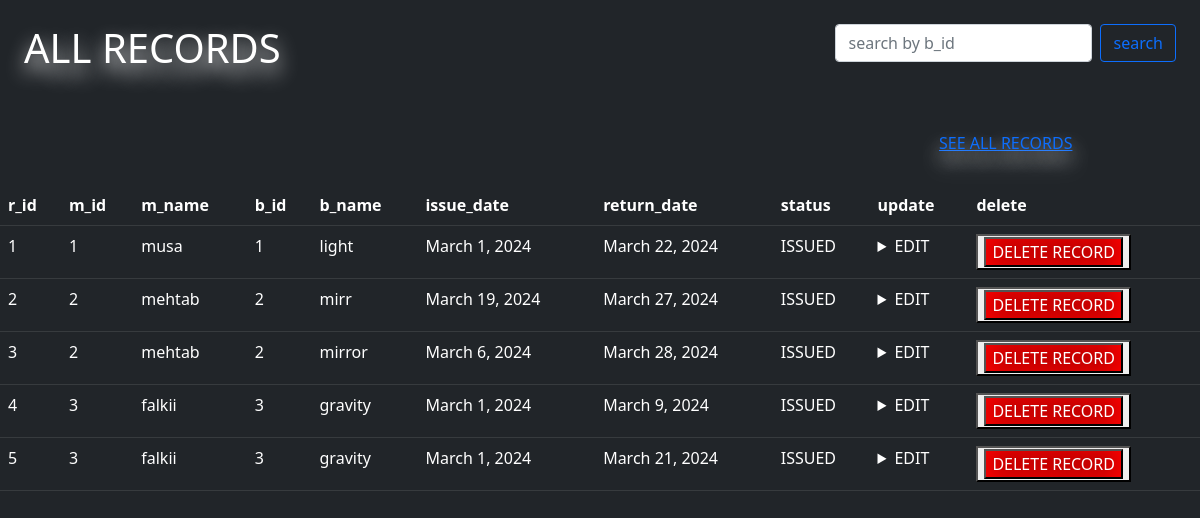
/seeallrecords/ (signed in), run on the app's committed database.
### myfirstapp/models.py (models this page shows)
class records(models.Model):
    r_id=models.IntegerField(primary_key=True)
    m_id=models.ForeignKey(members,on_delete=models.SET_NULL,null=True)
    m_name=models.CharField(max_length=100)
    b_id=models.ForeignKey(books,on_delete=models.SET_NULL,null=True)
    b_name=models.CharField(max_length=100)
    issue_date=models.DateField()
    return_date=models.DateField()
    status=models.CharField(max_length=100)

### myfirstapp/views.py (the view)
# urls.py: path('seeallrecords/',views.seeallrecords),
@login_required(login_url='/userlogin')
def seeallrecords(request):                 #-----------------to see all record
    data=list(models.records.objects.all().values())
    date1=models.records.objects.values('issue_date')  #------------- to select a single coulmn
    return render(request,'seeallrecords.html',{'records':data})

### myfirstapp/templates/seeallrecords.html (shortened to what this page needs)
<!DOCTYPE html>
<html lang="en">
<head>
    <link href="https://cdn.jsdelivr.net/npm/bootstrap@5.0.2/dist/css/bootstrap.min.css" rel="stylesheet">
    <link
    href="https://cdn.jsdelivr.net/npm/remixicon@4.2.0/fonts/remixicon.css"
    rel="stylesheet"
/>
</head>
<body class="bg-dark">
    <div id="nav" style="text-align: center;text-shadow: 0 10px 20px white;">
        <H1 style="color: white;"> ALL RECORDS</H1>
        <div>
            <form class="d-flex" action="/seesearchrecords" method="get">
                <input class="form-control me-2" type="search" name="nb_id" placeholder="search by b_id" aria-label="Search" required >
                <input class="btn btn-outline-primary" type="submit" value="search">
            </form>
            <br><br><br>
            <a href="/seeallrecords"> <h6>SEE ALL RECORDS</h6></a>
        </div>
      </div>
    <table  class="table table-dark table-hover">
        <tr>
            <th>r_id</th>
            <th>m_id</th>
            <th>m_name</th>
            <th>b_id</th>
            <th>b_name</th>
            <th>issue_date</th>
            <th>return_date</th>
            <th>status</th>
            <th>update</th>
            <th>delete</th>
        </tr>
        {% for i in records %}
     <tr>
     <td>{{i.r_id}}</td>
     <td>{{i.m_id_id}}</td>
     <td>{{i.m_name}}</td>
     <td>{{i.b_id_id}}</td>
     <td>{{i.b_name}}</td>
     <td>{{i.issue_date}}</td>
     <td>{{i.return_date}}</td>
     <td>{{i.status}}</td>
     <td>
        <details><summary>EDIT</summary>
            </details>
     </td>
     <td>
        <button>
                <form action="/deleterecord" method="GET">
                    <input style="background-color:red;text-shadow: 0 0 20px black,0 0 40px black,0 0 80px black;color: white;" type="submit" value="DELETE RECORD">
                </form>
        </button>
     </td>
     </tr>
     {%endfor%}
    </table>
</body>
</html>

### myfirstapp/templates/seeallrecords.html (style rules this page uses)
#nav { display: flex; justify-content: space-between; padding: 2%; }

### data on the page
records: r_id "1", m_id_id "1", m_name "musa", b_id_id "1", b_name "light", issue_date "March 1, 2024", return_date "March 22, 2024", status "ISSUED"
records: r_id "2", m_id_id "2", m_name "mehtab", b_id_id "2", b_name "mirr", issue_date "March 19, 2024", return_date "March 27, 2024", status "ISSUED"
records: r_id "3", m_id_id "2", m_name "mehtab", b_id_id "2", b_name "mirror", issue_date "March 6, 2024", return_date "March 28, 2024", status "ISSUED"
records: r_id "4", m_id_id "3", m_name "falkii", b_id_id "3", b_name "gravity", issue_date "March 1, 2024", return_date "March 9, 2024", status "ISSUED"
records: r_id "5", m_id_id "3", m_name "falkii", b_id_id "3", b_name "gravity", issue_date "March 1, 2024", return_date "March 21, 2024", status "ISSUED"
